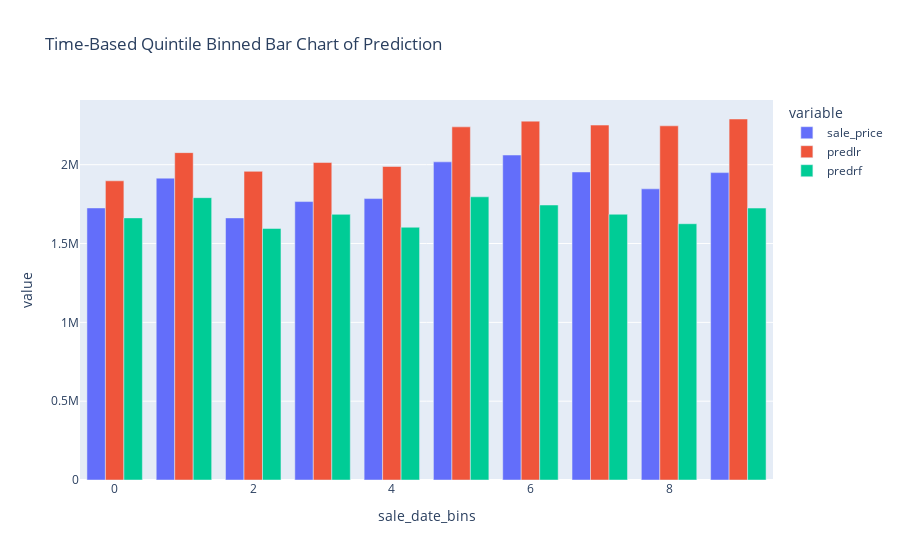

Notebook source saved alongside this figure:
### Code cell
fig = px.bar(df_melted_bins_2, x="sale_date_bins", y="value", color = "variable", barmode='group', title= "Time-Based Quintile Binned Bar Chart of Prediction ")
fig.show()

### Figure 1 — Plotly figure (JSON) as saved in the notebook; plotly's stock layout.template omitted (floating-point values rounded to 4 significant figures)
{"data": [{"alignmentgroup": "True", "hovertemplate": "variable=sale_price<br>sale_date_bins=%{x}<br>value=%{y}<extra></extra>", "legendgroup": "sale_price", "marker": {"color": "#636efa"}, "name": "sale_price", "offsetgroup": "sale_price", "orientation": "v", "showlegend": true, "textposition": "auto", "type": "bar", "x": [0, 1, 2, 3, 4, 5, 6, 7, 8, 9], "xaxis": "x", "y": [1726000.0, 1915000.0, 1662000.0, 1766000.0, 1785000.0, 2018000.0, 2061000.0, 1954000.0, 1847000.0, 1950000.0], "yaxis": "y"}, {"alignmentgroup": "True", "hovertemplate": "variable=predlr<br>sale_date_bins=%{x}<br>value=%{y}<extra></extra>", "legendgroup": "predlr", "marker": {"color": "#EF553B"}, "name": "predlr", "offsetgroup": "predlr", "orientation": "v", "showlegend": true, "textposition": "auto", "type": "bar", "x": [0, 1, 2, 3, 4, 5, 6, 7, 8, 9], "xaxis": "x", "y": [1898000.0, 2077000.0, 1958000.0, 2014000.0, 1989000.0, 2240000.0, 2276000.0, 2251000.0, 2247000.0, 2290000.0], "yaxis": "y"}, {"alignmentgroup": "True", "hovertemplate": "variable=predrf<br>sale_date_bins=%{x}<br>value=%{y}<extra></extra>", "legendgroup": "predrf", "marker": {"color": "#00cc96"}, "name": "predrf", "offsetgroup": "predrf", "orientation": "v", "showlegend": true, "textposition": "auto", "type": "bar", "x": [0, 1, 2, 3, 4, 5, 6, 7, 8, 9], "xaxis": "x", "y": [1663000.0, 1791000.0, 1596000.0, 1685000.0, 1603000.0, 1796000.0, 1744000.0, 1686000.0, 1626000.0, 1725000.0], "yaxis": "y"}], "layout": {"barmode": "group", "legend": {"title": {"text": "variable"}, "tracegroupgap": 0}, "title": {"text": "Time-Based Quintile Binned Bar Chart of Prediction "}, "xaxis": {"anchor": "y", "domain": [0, 1], "title": {"text": "sale_date_bins"}}, "yaxis": {"anchor": "x", "domain": [0, 1], "title": {"text": "value"}}}}
